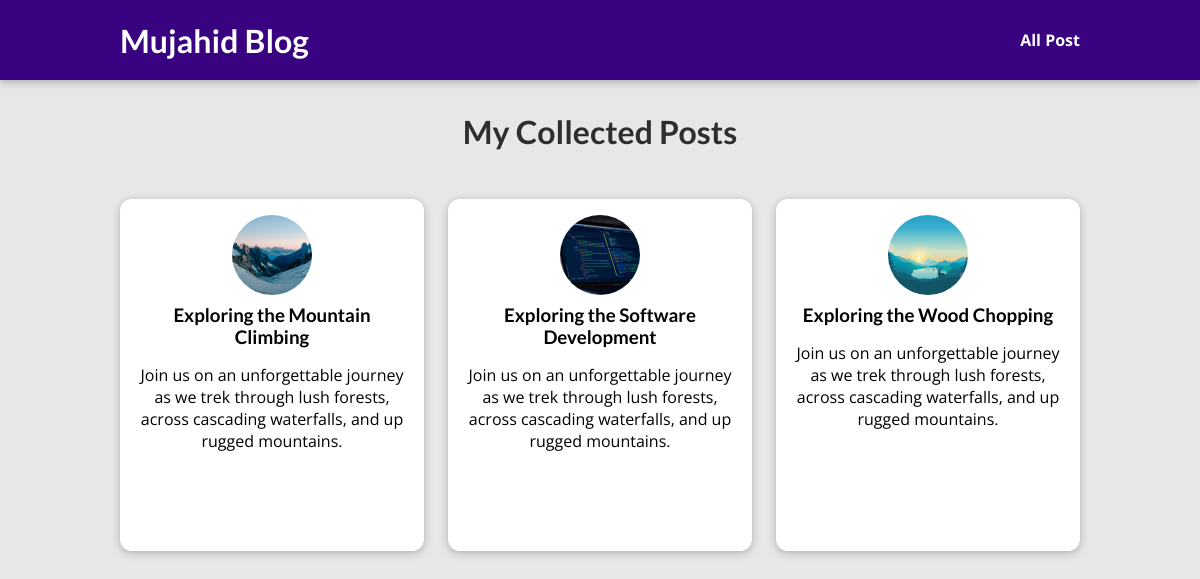
The page /posts on the database its author committed.
### blog/models.py (models this page shows)
class Post(models.Model):
  title = models.CharField(max_length=150)
  excerpt = models.CharField(max_length=200)
  image_name = models.CharField(max_length=100)
  date = models.DateField(auto_now=True)
  slug = models.SlugField(
    unique=True,
    null=False,
    db_index=True,
    blank=True
  )
  content = models.TextField(
    validators=[MinLengthValidator(10)]
  )
  author = models.ForeignKey(
    Author,
    on_delete=models.SET_NULL,
    null= True,
    related_name='posts'
  )
  post_tags = models.ManyToManyField(
    Tag,
    null= True,
    related_name='posts'
  )

### blog/views.py (the view)
# urls.py: path('posts', views.posts, name='posts-page'),
def posts(request):
  all_posts = Post.objects.all()
  return render(request, 'all-posts.html', {
    'posts': all_posts
	})

### blog/templates/blog/all-posts.html (shortened to what this page needs)
{% extends 'base.html' %}
{% load static %}
{% block css_files %}
  <link rel="stylesheet" href= "{% static 'all-posts.css' %}" >
{% endblock %}
{% block content %}
  <section id="all-posts">
    <h2>My Collected Posts</h2>
    <ul>
      {% for post in posts %}
        {% include 'post.html' %}
      {% endfor %}
    </ul>
  </section>
{% endblock %}

### blog/templates/blog/includes/post.html
{% load static %}
{% block css_files %}
  <link rel="stylesheet" href= "{% static 'post.css' %}" >
{% endblock %}
<li>
  <article class="post">
    <a href="{% url 'individual-post' post.slug %}">
      <img src="{% static post.image_name %}" alt="{{ post.title }}" />
      <div class="post__content">
        <h3>{{ post.title }}</h3>
        <p>{{ post.content }}</p>
      </div>
    </a>
  </article>
</li>

### static/app.css (style rules this page uses)
* { box-sizing: border-box; }
html { font-family: 'Open Sans', 'Lato', sans-serif; }
body { margin: 0; }
h1, h2, h3 { font-family: 'Lato', sans-serif; font-weight: bold; }

### blog/static/blog/all-posts.css (style rules this page uses)
body { background-color: #e7e7e7; }
#all-posts { margin: 7rem auto; width: 90%; max-width: 60rem; }
#all-posts h2 { text-align: center; font-size: 2rem; color: #2e2e2e; margin: 3rem 0; }
ul { list-style: none; margin: 0; padding: 0; display: grid; grid-template-columns: repeat(auto-fill, minmax(17rem, 1fr)); gap: 1.5rem; }
.post img { width: 7rem; height: 7rem; }
.post a { height: 22rem; transform-origin: center; box-shadow: 0 2px 8px rgba(0, 0, 0, 0.25); border-radius: 12px; background-color: white; }

### blog/static/blog/post.css (style rules this page uses)
.post { display: flex; flex-direction: column; align-items: center; text-align: center; }
.post a { text-decoration: none; color: black; transition: all 0.2s ease; padding: 1rem; }
.post img { width: 5rem; height: 5rem; object-fit: cover; border-radius: 50%; }
.post h3 { margin: 0.25rem 0; }

### rows shown on the page
Post: image_name (picture), title "Exploring the Mountain Climbing", content "Join us on an unforgettable journey as we trek through lush forests, across cascading waterfalls, and up rugged mountains."
Post: image_name (picture), title "Exploring the Software Development", content "Join us on an unforgettable journey as we trek through lush forests, across cascading waterfalls, and up rugged mountains."
Post: image_name (picture), title "Exploring the Wood Chopping", content "Join us on an unforgettable journey as we trek through lush forests, across cascading waterfalls, and up rugged mountains."
